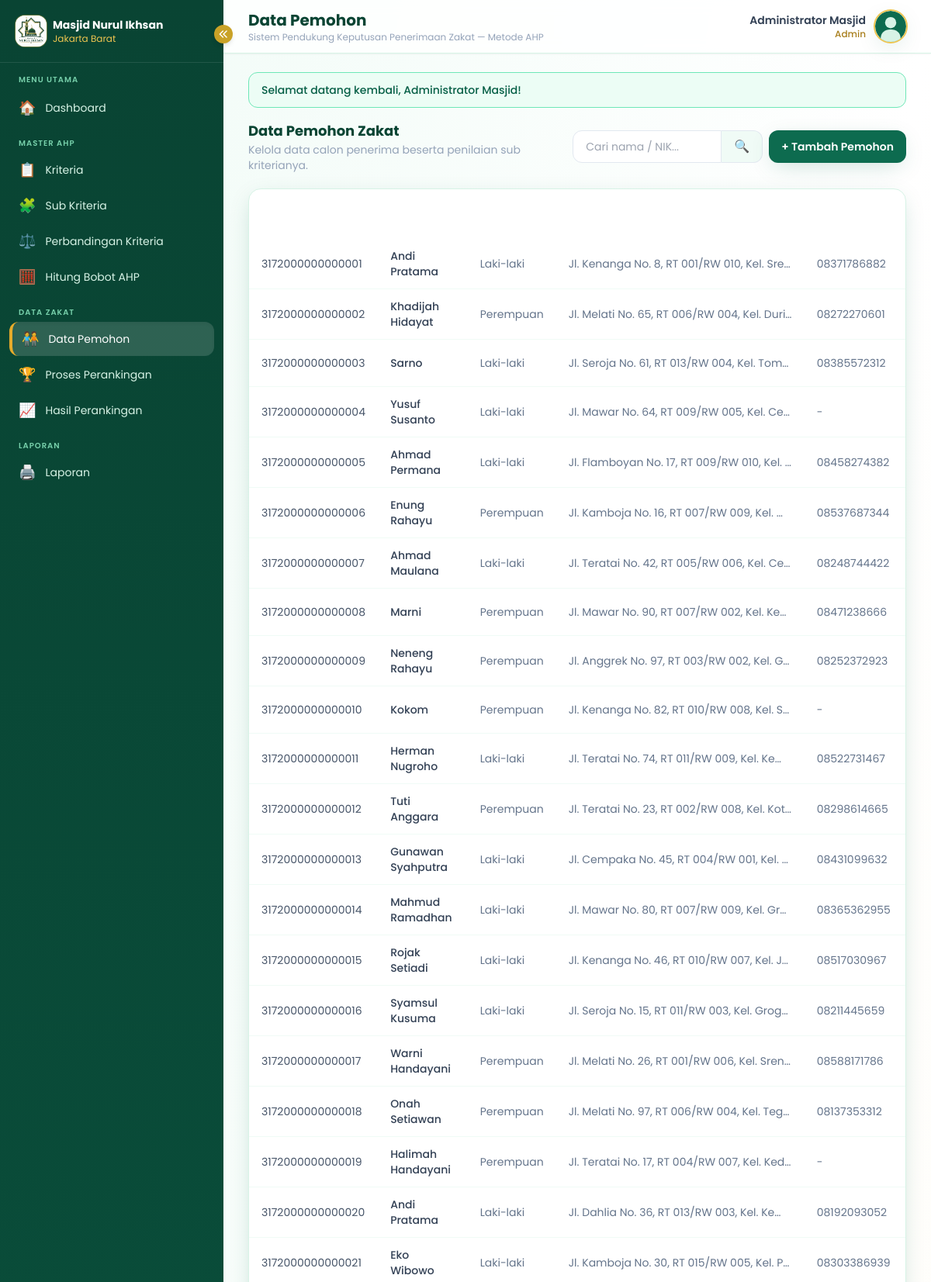
Screenshot of /pemohon/index.php (signed in, upper part) with the database file from the repository.
### tables this page shows
CREATE TABLE pemohon (
    id INT AUTO_INCREMENT PRIMARY KEY,
    nik VARCHAR(20) NOT NULL UNIQUE,
    nama VARCHAR(100) NOT NULL,
    jenis_kelamin ENUM('L','P') NOT NULL,
    tempat_lahir VARCHAR(50) DEFAULT NULL,
    tanggal_lahir DATE DEFAULT NULL,
    alamat TEXT NOT NULL,
    no_hp VARCHAR(20) DEFAULT NULL,
    status_pernikahan VARCHAR(30) DEFAULT NULL,
    input_oleh INT DEFAULT NULL,
    created_at TIMESTAMP DEFAULT CURRENT_TIMESTAMP,
    updated_at TIMESTAMP DEFAULT CURRENT_TIMESTAMP ON UPDATE CURRENT_TIMESTAMP,
    CONSTRAINT fk_pemohon_user FOREIGN KEY (input_oleh) REFERENCES users(id) ON DELETE SET NULL
);

### pemohon/index.php (the view, shortened to what this page needs)
<?php
require_once __DIR__ . '/../config/database.php';
require_once __DIR__ . '/../includes/functions.php';
$daftarKriteria = $koneksi->query("SELECT * FROM kriteria ORDER BY id ASC")->fetchAll();
foreach ($daftarKriteria as $k) {
    $stmt = $koneksi->prepare("SELECT * FROM sub_kriteria WHERE kriteria_id=:id ORDER BY nilai_bobot DESC");
    $stmt->execute(['id' => $k['id']]);
}
$cari = bersihkan($_GET['cari'] ?? '');
if ($cari !== '') {
    $stmt = $koneksi->prepare("SELECT * FROM pemohon WHERE nama LIKE :c1 OR nik LIKE :c2 ORDER BY created_at DESC");
    $stmt->execute(['c1' => "%$cari%", 'c2' => "%$cari%"]);
} else {
    $stmt = $koneksi->query("SELECT * FROM pemohon ORDER BY created_at DESC");
}
$daftarPemohon = $stmt->fetchAll();
require_once __DIR__ . '/../includes/header.php';
?>
<div class="flex flex-col md:flex-row md:items-center justify-between gap-3 mb-5">
  <div>
    <h2 class="text-lg font-bold text-masjid-800">Data Pemohon Zakat</h2>
    <p class="text-sm text-slate-400">Kelola data calon penerima beserta penilaian sub kriterianya.</p>
  </div>
  <div class="flex gap-2">
    <form method="GET" class="flex">
      <input type="text" name="cari" value="<?= $cari ?>" placeholder="Cari nama / NIK..." class="rounded-l-xl border border-slate-200 px-4 py-2.5 text-sm focus:ring-2 focus:ring-masjid-400 outline-none w-48">
      <button class="bg-masjid-50 border border-l-0 border-slate-200 px-4 rounded-r-xl text-masjid-700">🔍</button>
    </form>
    <button onclick="bukaModalTambah()" class="bg-masjid-600 hover:bg-masjid-700 text-white font-semibold text-sm px-4 py-2.5 rounded-xl shadow-soft whitespace-nowrap">+ Tambah Pemohon</button>
  </div>
</div>
<div class="bg-white rounded-2xl shadow-soft border border-masjid-100 overflow-hidden fade-in">
  <div class="overflow-x-auto">
    <table class="w-full text-sm">
      <thead class="tabel-modern">
        <tr class="text-left text-white">
          <th class="py-3 px-4">NIK</th>
          <th class="py-3 px-4">Nama</th>
          <th class="py-3 px-4">Jenis Kelamin</th>
          <th class="py-3 px-4">Alamat</th>
          <th class="py-3 px-4">No. HP</th>
        </tr>
      </thead>
      <tbody>
        <?php foreach ($daftarPemohon as $p): ?>
          <tr class="border-b border-masjid-50 hover:bg-masjid-50/40">
            <td class="py-3 px-4 text-slate-600"><?= bersihkan($p['nik']) ?></td>
            <td class="py-3 px-4 font-medium text-slate-700"><?= bersihkan($p['nama']) ?></td>
            <td class="py-3 px-4 text-slate-500"><?= $p['jenis_kelamin'] === 'L' ? 'Laki-laki' : 'Perempuan' ?></td>
            <td class="py-3 px-4 text-slate-500 max-w-xs truncate"><?= bersihkan($p['alamat']) ?></td>
            <td class="py-3 px-4 text-slate-500"><?= bersihkan($p['no_hp']) ?: '-' ?></td>
          </tr>
        <?php endforeach; ?>
      </tbody>
    </table>
  </div>
</div>
<?php require_once __DIR__ . '/../includes/footer.php'; ?>

### assets/css/style.css (style rules this page uses)
body { background-image: radial-gradient(circle at 10% 10%, rgba(13,107,79,0.05) 0, transparent 40%), radial-gradient(circle at 90% 20%, rgba(201,162,39,0.08) 0, transparent 40%); }
.fade-in { animation: fadeIn .35s ease; }

### rows the page displays
pemohon: nik "3172000000000001", nama "Andi Pratama", jenis_kelamin "Laki-laki", alamat "Jl. Kenanga No. 8, RT 001/RW 010, Kel. Sre…", no_hp "08371786882"
pemohon: nik "3172000000000002", nama "Khadijah Hidayat", jenis_kelamin "Perempuan", alamat "Jl. Melati No. 65, RT 006/RW 004, Kel. Duri…", no_hp "08272270601"
pemohon: nik "3172000000000003", nama "Sarno", jenis_kelamin "Laki-laki", alamat "Jl. Seroja No. 61, RT 013/RW 004, Kel. Tom…", no_hp "08385572312"
pemohon: nik "3172000000000004", nama "Yusuf Susanto", jenis_kelamin "Laki-laki", alamat "Jl. Mawar No. 64, RT 009/RW 005, Kel. Ce…", no_hp "-"
pemohon: nik "3172000000000005", nama "Ahmad Permana", jenis_kelamin "Laki-laki", alamat "Jl. Flamboyan No. 17, RT 009/RW 010, Kel.…", no_hp "08458274382"
pemohon: nik "3172000000000006", nama "Enung Rahayu", jenis_kelamin "Perempuan", alamat "Jl. Kamboja No. 16, RT 007/RW 009, Kel.…", no_hp "08537687344"
pemohon: nik "3172000000000007", nama "Ahmad Maulana", jenis_kelamin "Laki-laki", alamat "Jl. Teratai No. 42, RT 005/RW 006, Kel. Ce…", no_hp "08248744422"
pemohon: nik "3172000000000008", nama "Marni", jenis_kelamin "Perempuan", alamat "Jl. Mawar No. 90, RT 007/RW 002, Kel. Ke…", no_hp "08471238666"
pemohon: nik "3172000000000009", nama "Neneng Rahayu", jenis_kelamin "Perempuan", alamat "Jl. Anggrek No. 97, RT 003/RW 002, Kel. G…", no_hp "08252372923"
pemohon: nik "3172000000000010", nama "Kokom", jenis_kelamin "Perempuan", alamat "Jl. Kenanga No. 82, RT 010/RW 008, Kel. S…", no_hp "-"
pemohon: nik "3172000000000011", nama "Herman Nugroho", jenis_kelamin "Laki-laki", alamat "Jl. Teratai No. 74, RT 011/RW 009, Kel. Ke…", no_hp "08522731467"
pemohon: nik "3172000000000012", nama "Tuti Anggara", jenis_kelamin "Perempuan", alamat "Jl. Teratai No. 23, RT 002/RW 008, Kel. Kot…", no_hp "08298614665"
pemohon: nik "3172000000000013", nama "Gunawan Syahputra", jenis_kelamin "Laki-laki", alamat "Jl. Cempaka No. 45, RT 004/RW 001, Kel.…", no_hp "08431099632"
pemohon: nik "3172000000000014", nama "Mahmud Ramadhan", jenis_kelamin "Laki-laki", alamat "Jl. Mawar No. 80, RT 007/RW 009, Kel. Gr…", no_hp "08365362955"
pemohon: nik "3172000000000015", nama "Rojak Setiadi", jenis_kelamin "Laki-laki", alamat "Jl. Kenanga No. 46, RT 010/RW 007, Kel. J…", no_hp "08517030967"
pemohon: nik "3172000000000016", nama "Syamsul Kusuma", jenis_kelamin "Laki-laki", alamat "Jl. Seroja No. 15, RT 011/RW 003, Kel. Grog…", no_hp "08211445659"
pemohon: nik "3172000000000017", nama "Warni Handayani", jenis_kelamin "Perempuan", alamat "Jl. Melati No. 26, RT 001/RW 006, Kel. Sren…", no_hp "08588171786"
pemohon: nik "3172000000000018", nama "Onah Setiawan", jenis_kelamin "Perempuan", alamat "Jl. Melati No. 97, RT 006/RW 004, Kel. Teg…", no_hp "08137353312"
pemohon: nik "3172000000000019", nama "Halimah Handayani", jenis_kelamin "Perempuan", alamat "Jl. Teratai No. 17, RT 004/RW 007, Kel. Ked…", no_hp "-"
pemohon: nik "3172000000000020", nama "Andi Pratama", jenis_kelamin "Laki-laki", alamat "Jl. Dahlia No. 36, RT 013/RW 003, Kel. Ke…", no_hp "08192093052"
pemohon: nik "3172000000000021", nama "Eko Wibowo", jenis_kelamin "Laki-laki", alamat "Jl. Kamboja No. 30, RT 015/RW 005, Kel. P…", no_hp "08303386939"

### other values shown
bersihkan($judulHalaman) "Data Pemohon"
bersihkan($_SESSION['nama_lengkap']) "Administrator Masjid"
bersihkan($_SESSION['role']) "Admin"
$pesan "Selamat datang kembali, Administrator Masjid!"
